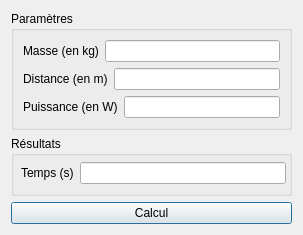
<?xml version="1.0" encoding="UTF-8"?>
<ui version="4.0">
 <class>Dialog</class>
 <widget class="QDialog" name="Dialog">
  <property name="geometry">
   <rect>
    <x>0</x>
    <y>0</y>
    <width>303</width>
    <height>235</height>
   </rect>
  </property>
  <property name="windowTitle">
   <string>Dialog</string>
  </property>
  <layout class="QVBoxLayout" name="verticalLayout">
   <item>
    <widget class="QGroupBox" name="groupBox">
     <property name="title">
      <string>Paramètres</string>
     </property>
     <layout class="QVBoxLayout" name="verticalLayout_2">
      <item>
       <layout class="QHBoxLayout" name="horizontalLayout">
        <item>
         <widget class="QLabel" name="massLabel">
          <property name="text">
           <string>Masse (en kg)</string>
          </property>
         </widget>
        </item>
        <item>
         <widget class="QLineEdit" name="massEdit"/>
        </item>
       </layout>
      </item>
      <item>
       <layout class="QHBoxLayout" name="horizontalLayout_2">
        <item>
         <widget class="QLabel" name="massLabel_2">
          <property name="text">
           <string>Distance (en m)</string>
          </property>
         </widget>
        </item>
        <item>
         <widget class="QLineEdit" name="distanceEdit"/>
        </item>
       </layout>
      </item>
      <item>
       <layout class="QHBoxLayout" name="horizontalLayout_3">
        <item>
         <widget class="QLabel" name="massLabel_3">
          <property name="text">
           <string>Puissance (en W)</string>
          </property>
         </widget>
        </item>
        <item>
         <widget class="QLineEdit" name="puissanceEdit"/>
        </item>
       </layout>
      </item>
     </layout>
    </widget>
   </item>
   <item>
    <widget class="QGroupBox" name="groupBox_2">
     <property name="title">
      <string>Résultats</string>
     </property>
     <widget class="QWidget" name="layoutWidget_4">
      <property name="geometry">
       <rect>
        <x>10</x>
        <y>20</y>
        <width>265</width>
        <height>34</height>
       </rect>
      </property>
      <layout class="QHBoxLayout" name="horizontalLayout_4">
       <item>
        <widget class="QLabel" name="massLabel_4">
         <property name="text">
          <string>Temps (s)</string>
         </property>
        </widget>
       </item>
       <item>
        <widget class="QLineEdit" name="tempsEdit"/>
       </item>
      </layout>
     </widget>
    </widget>
   </item>
   <item>
    <widget class="QPushButton" name="pushButton">
     <property name="text">
      <string>Calcul</string>
     </property>
    </widget>
   </item>
  </layout>
 </widget>
 <resources/>
 <connections/>
</ui>
